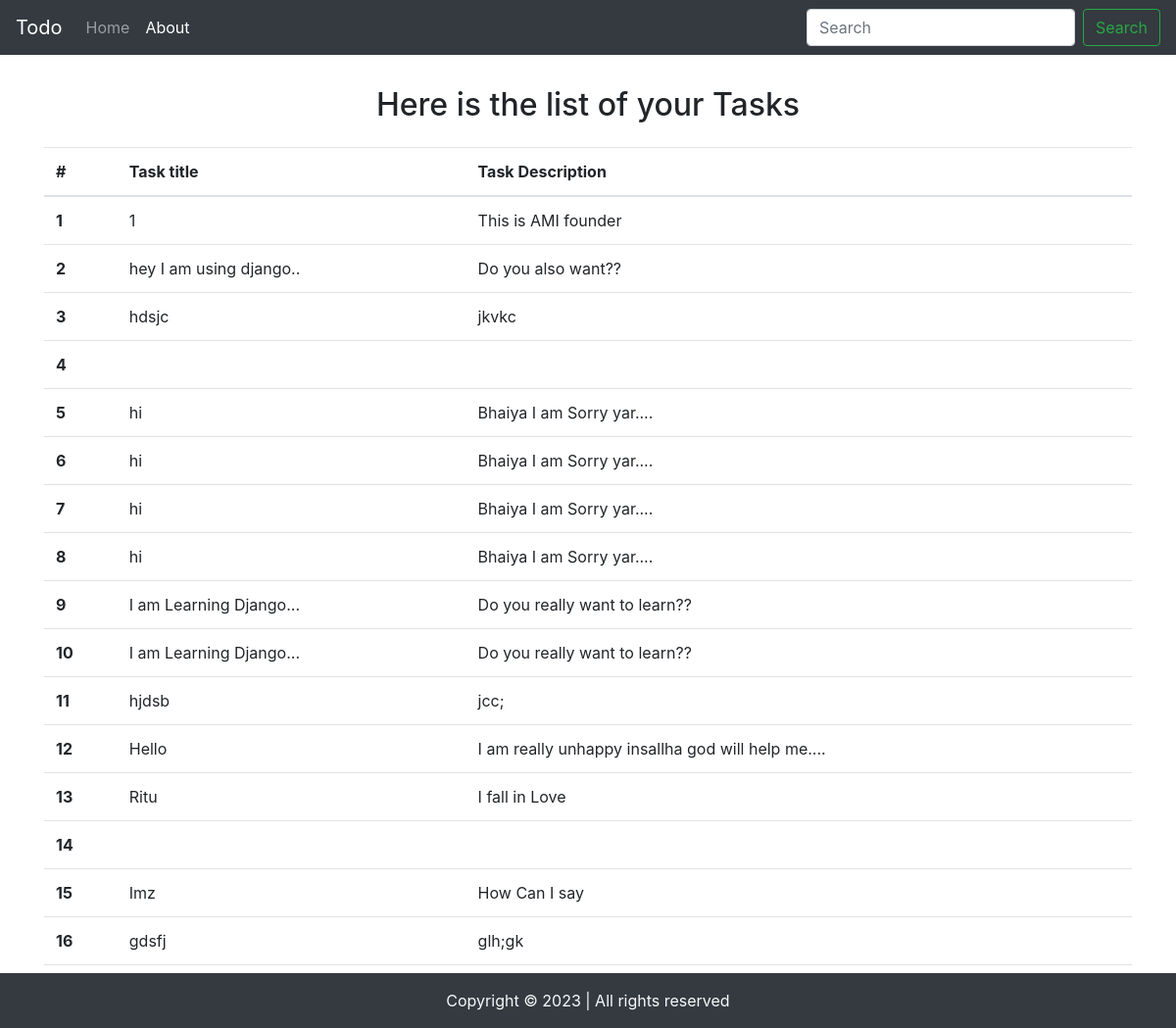
/about, run on the app's committed database.
### home/models.py (models this page shows)
class Task(models.Model):
    taskTitle = models.CharField(max_length=30)
    taskDesc = models.TextField()
    time = models.DateTimeField(auto_now_add=True)
    def __str__(self):
        return self.taskTitle

### home/views.py (the view)
# urls.py: path('about', views.about, name='about')
def about(request):
    allTasks = Task.objects.all()
    print(allTasks)
    for item in allTasks:
        print(item.taskDesc)
    context = {'tasks': allTasks}
    return render(request, 'about.html', context)

### home/templates/about.html (shortened to what this page needs)
<!doctype html>
<html lang="en">
  <head>
    <link rel="stylesheet" href="https://cdn.jsdelivr.net/npm/bootstrap@4.6.2/dist/css/bootstrap.min.css">
  </head>
  <body>
    <nav class="navbar navbar-expand-lg navbar-dark bg-dark">
        <a class="navbar-brand" href="/">Todo</a>
        <div class="collapse navbar-collapse" id="navbarSupportedContent">
          <ul class="navbar-nav mr-auto">
            <li class="nav-item">
              <a class="nav-link" href="/">Home <span class="sr-only">(current)</span></a>
            </li>
            <li class="nav-item active">
              <a class="nav-link" href="/about">About</a>
            </li>
          </ul>
          <form class="form-inline my-2 my-lg-0">
            <input class="form-control mr-sm-2" type="search" placeholder="Search" aria-label="Search">
            <button class="btn btn-outline-success my-2 my-sm-0" type="submit">Search</button>
          </form>
        </div>
      </nav>
     <div class="container my-3">
        <h2 class="text-center py-3">Here is the list of your Tasks</h2>
        <table class="table">
            <thead>
              <tr>
                <th scope="col">#</th>
                <th scope="col">Task title</th>
                <th scope="col">Task Description</th>
              </tr>
            </thead>
            <tbody>
                {% for task in tasks %}
                <tr>
                    <th scope="row">{{forloop.counter}}</th>
                    <td>{{task.taskTitle}}</td>
                    <td>{{task.taskDesc}}</td>
                </tr>
                {% endfor %}
            </tbody>
    </table>
     </div>
     <footer>
        <p class="text-center bg-dark text-light fixed-bottom my-0 py-3">
            Copyright &copy; 2023 | All rights reserved
        </p>
     </footer>
  </body>
</html>

### data on the page
Task: taskTitle "1", taskDesc "This is AMI founder"
Task: taskTitle "hey I am using django..", taskDesc "Do you also want??"
Task: taskTitle "hdsjc", taskDesc "jkvkc"
Task: taskTitle "hi", taskDesc "Bhaiya I am Sorry yar...."
Task: taskTitle "hi", taskDesc "Bhaiya I am Sorry yar...."
Task: taskTitle "hi", taskDesc "Bhaiya I am Sorry yar...."
Task: taskTitle "hi", taskDesc "Bhaiya I am Sorry yar...."
Task: taskTitle "I am Learning Django...", taskDesc "Do you really want to learn??"
Task: taskTitle "I am Learning Django...", taskDesc "Do you really want to learn??"
Task: taskTitle "hjdsb", taskDesc "jcc;"
Task: taskTitle "Hello", taskDesc "I am really unhappy insallha god will help me...."
Task: taskTitle "Ritu", taskDesc "I fall in Love"
Task: taskTitle "Imz", taskDesc "How Can I say"
Task: taskTitle "gdsfj", taskDesc "glh;gk"
